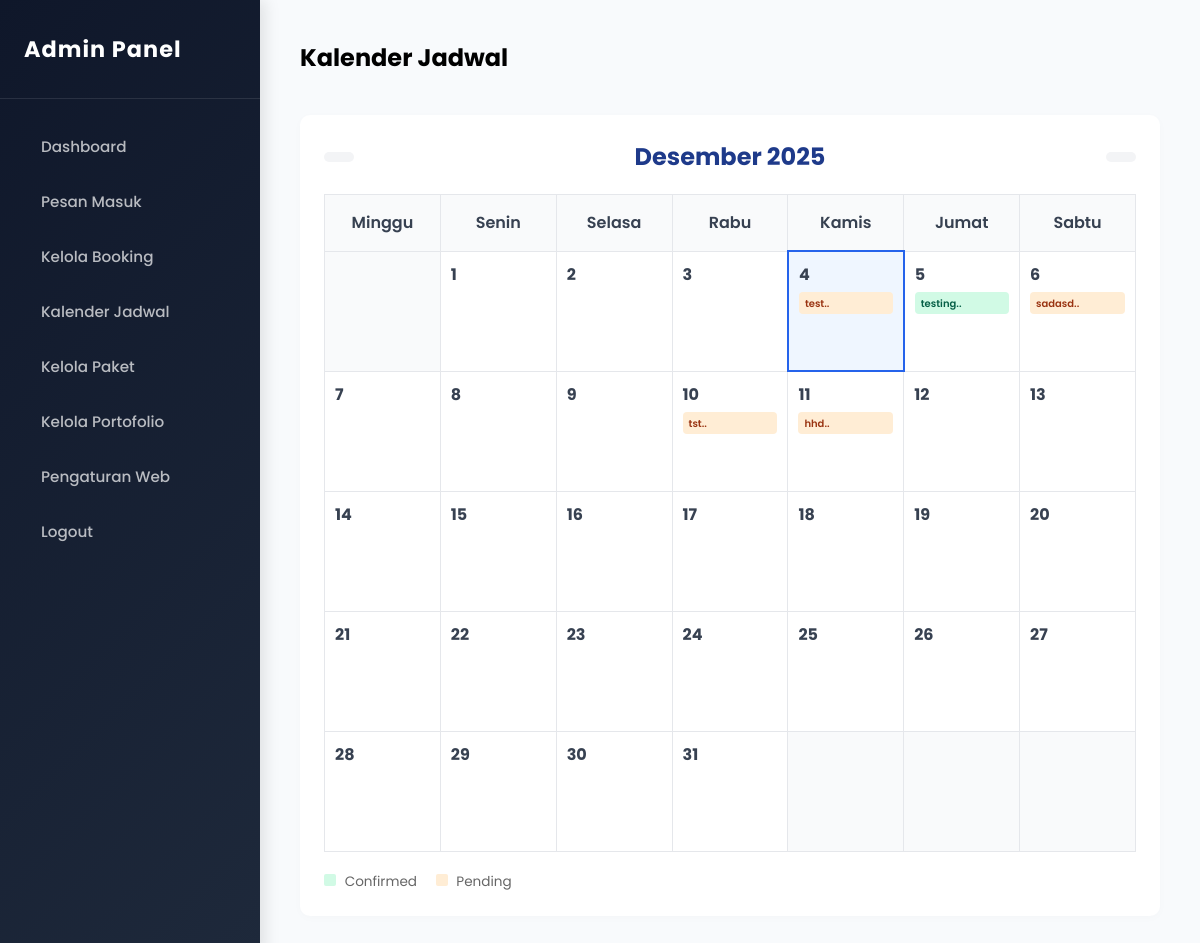
/admin/jadwal.php (signed in), run on the app's committed database.
### tables this page shows
CREATE TABLE `bookings` (
  `id` int(11) NOT NULL,
  `booking_code` varchar(20) NOT NULL,
  `client_name` varchar(100) NOT NULL,
  `client_phone` varchar(20) NOT NULL,
  `event_type` varchar(50) DEFAULT NULL,
  `event_name` varchar(255) DEFAULT NULL,
  `client_email` varchar(100) DEFAULT NULL,
  `event_date` date NOT NULL,
  `event_venue` text NOT NULL,
  `tm_date` date DEFAULT NULL,
  `tm_time` time DEFAULT NULL,
  `tm_location` varchar(255) DEFAULT NULL,
  `package_id` int(11) DEFAULT NULL,
  `total_price` decimal(15,2) DEFAULT 0.00,
  `payment_option` varchar(50) DEFAULT NULL,
  `down_payment_amount` decimal(15,2) DEFAULT 0.00,
  `status` enum('Pending','Confirmed','Completed','Cancelled') DEFAULT 'Pending',
  `payment_status` enum('Unpaid','Down Payment','Paid') DEFAULT 'Unpaid',
  `notes` text DEFAULT NULL,
  `created_at` timestamp NOT NULL DEFAULT current_timestamp()
);

### admin/jadwal.php (the view, shortened to what this page needs)
<?php
require_once '../config/database.php';
include 'includes/header.php';
include 'includes/sidebar.php';
$bulan = isset($_GET['bulan']) ? $_GET['bulan'] : date('m');
$tahun = isset($_GET['tahun']) ? $_GET['tahun'] : date('Y');
$prev_month = date('m', mktime(0, 0, 0, $bulan - 1, 1, $tahun));
$prev_year  = date('Y', mktime(0, 0, 0, $bulan - 1, 1, $tahun));
$next_month = date('m', mktime(0, 0, 0, $bulan + 1, 1, $tahun));
$next_year  = date('Y', mktime(0, 0, 0, $bulan + 1, 1, $tahun));
$jumlah_hari = cal_days_in_month(CAL_GREGORIAN, $bulan, $tahun);
$hari_pertama = date('w', mktime(0, 0, 0, $bulan, 1, $tahun));
$query_jadwal = mysqli_query($koneksi, "
    SELECT * FROM bookings
    WHERE MONTH(event_date) = '$bulan'
    AND YEAR(event_date) = '$tahun'
    AND status != 'Cancelled'
");
$bookings = [];
while ($row = mysqli_fetch_assoc($query_jadwal)) {
    $tgl = date('j', strtotime($row['event_date']));
    $bookings[$tgl][] = $row;
}
$nama_bulan = [
    '01'=>'Januari', '02'=>'Februari', '03'=>'Maret', '04'=>'April', '05'=>'Mei', '06'=>'Juni',
    '07'=>'Juli', '08'=>'Agustus', '09'=>'September', '10'=>'Oktober', '11'=>'November', '12'=>'Desember'
];
?>
<div class="main-content">
    <div class="header-dash">
        <div style="display: flex; align-items: center;">
            <h2>Kalender Jadwal</h2>
        </div>
    </div>
    <div style="background: white; padding: 1.5rem; border-radius: 10px; box-shadow: 0 2px 10px rgba(0,0,0,0.02);">
        <div class="calendar-header">
            <a href="?bulan=<?= $prev_month ?>&tahun=<?= $prev_year ?>" class="btn-nav"><i class="ri-arrow-left-s-line"></i></a>
            <h3><?= $nama_bulan[$bulan] ?> <?= $tahun ?></h3>
            <a href="?bulan=<?= $next_month ?>&tahun=<?= $next_year ?>" class="btn-nav"><i class="ri-arrow-right-s-line"></i></a>
        </div>
        <div class="calendar-wrapper">
            <table class="calendar-table">
                <thead>
                    <tr>
                        <th class="red-text">Minggu</th>
                        <th>Senin</th>
                        <th>Selasa</th>
                        <th>Rabu</th>
                        <th>Kamis</th>
                        <th>Jumat</th>
                        <th>Sabtu</th>
                    </tr>
                </thead>
                <tbody>
                    <tr>
                        <?php
                        for ($i = 0; $i < $hari_pertama; $i++) {
                            echo '<td class="empty"></td>';
                        }
                        for ($day = 1; $day <= $jumlah_hari; $day++) {
                            if (($day + $hari_pertama - 1) % 7 == 0 && $day != 1) {
                                echo '</tr><tr>';
                            }
                            $is_today = ($day == date('j') && $bulan == date('m') && $tahun == date('Y')) ? 'today' : '';
                            echo '<td class="'.$is_today.'">';
                            echo '<span class="date-num">'.$day.'</span>';
                            if (isset($bookings[$day])) {
                                foreach ($bookings[$day] as $acara) {
                                    $statusColor = ($acara['status'] == 'Confirmed') ? '#d1fae5' : '#ffedd5';
                                    $textColor = ($acara['status'] == 'Confirmed') ? '#065f46' : '#9a3412';
                                    echo '<a href="booking_edit.php?id='.$acara['id'].'" class="event-badge" style="background:'.$statusColor.'; color:'.$textColor.';">';
                                    echo '<small>'.substr($acara['client_name'], 0, 10).'..</small>';
                                    echo '</a>';
                                }
                            }
                            echo '</td>';
                        }
                        $sisa_kolom = (7 - ($jumlah_hari + $hari_pertama) % 7) % 7;
                        for ($i = 0; $i < $sisa_kolom; $i++) {
                            echo '<td class="empty"></td>';
                        }
                        ?>
                    </tr>
                </tbody>
            </table>
        </div>
        <div style="margin-top: 20px; font-size: 0.85rem; color: #666;">
            <span style="display:inline-block; width:12px; height:12px; background:#d1fae5; margin-right:5px; border-radius:2px;"></span> Confirmed
            <span style="display:inline-block; width:12px; height:12px; background:#ffedd5; margin-left:15px; margin-right:5px; border-radius:2px;"></span> Pending
        </div>
    </div>
</div>
<?php include 'includes/footer.php'; ?>

### assets/css/admin.css (style rules this page uses)
:root { --primary-gradient: linear-gradient(135deg, #0f172a 0%, #1e293b 100%); --primary-color: #2563eb; --light-bg: #f8fafc; --sidebar-width: 260px; --text-dark: #1e293b; --text-gray: #64748b; --card-shadow: 0 10px 30px rgba(0,0,0,0.04); }
* { margin: 0; padding: 0; box-sizing: border-box; font-family: 'Poppins', sans-serif; text-decoration: none; list-style: none; }
body { background-color: var(--light-bg); display: flex; min-height: 100vh; overflow-x: hidden; }
.main-content { margin-left: var(--sidebar-width); width: calc(100% - var(--sidebar-width)); padding: 2.5rem; transition: all 0.3s; }
.header-dash { display: flex; justify-content: space-between; align-items: flex-end; margin-bottom: 2.5rem; animation: fadeInDown 0.6s ease; }

### admin/jadwal.php (style rules this page uses)
.calendar-header { display: flex; justify-content: space-between; align-items: center; margin-bottom: 20px; }
.calendar-header h3 { margin: 0; color: #1e3a8a; font-size: 1.5rem; }
.btn-nav { background: #f3f4f6; padding: 5px 15px; border-radius: 8px; color: #374151; font-size: 1.2rem; transition: 0.3s; }
.calendar-wrapper { overflow-x: auto; }
.calendar-table { width: 100%; border-collapse: collapse; min-width: 800px; }
.calendar-table th { padding: 15px; background: #f9fafb; border: 1px solid #e5e7eb; font-weight: 600; color: #374151; }
.calendar-table td { width: 14.28%; height: 120px; border: 1px solid #e5e7eb; padding: 10px; vertical-align: top; position: relative; background: white; }
.calendar-table td.empty { background-color: #f9fafb; }
.calendar-table td.today { background-color: #eff6ff; border: 2px solid #2563eb; }
.date-num { font-weight: bold; color: #374151; display: block; margin-bottom: 5px; }
.red-text { color: #ef4444; }
.event-badge { display: block; margin-bottom: 4px; padding: 2px 6px; border-radius: 4px; font-size: 0.75rem; font-weight: 600; text-decoration: none; white-space: nowrap; overflow: hidden; text-overflow: ellipsis; transition: transform 0.2s; }

### data on the page
bookings: client_name "test"
bookings: client_name "testing"
bookings: client_name "sadasd"
bookings: client_name "tst"
bookings: client_name "hhd"

### other printed values
$nama_bulan[$bulan] "Desember"
$tahun "2025"
